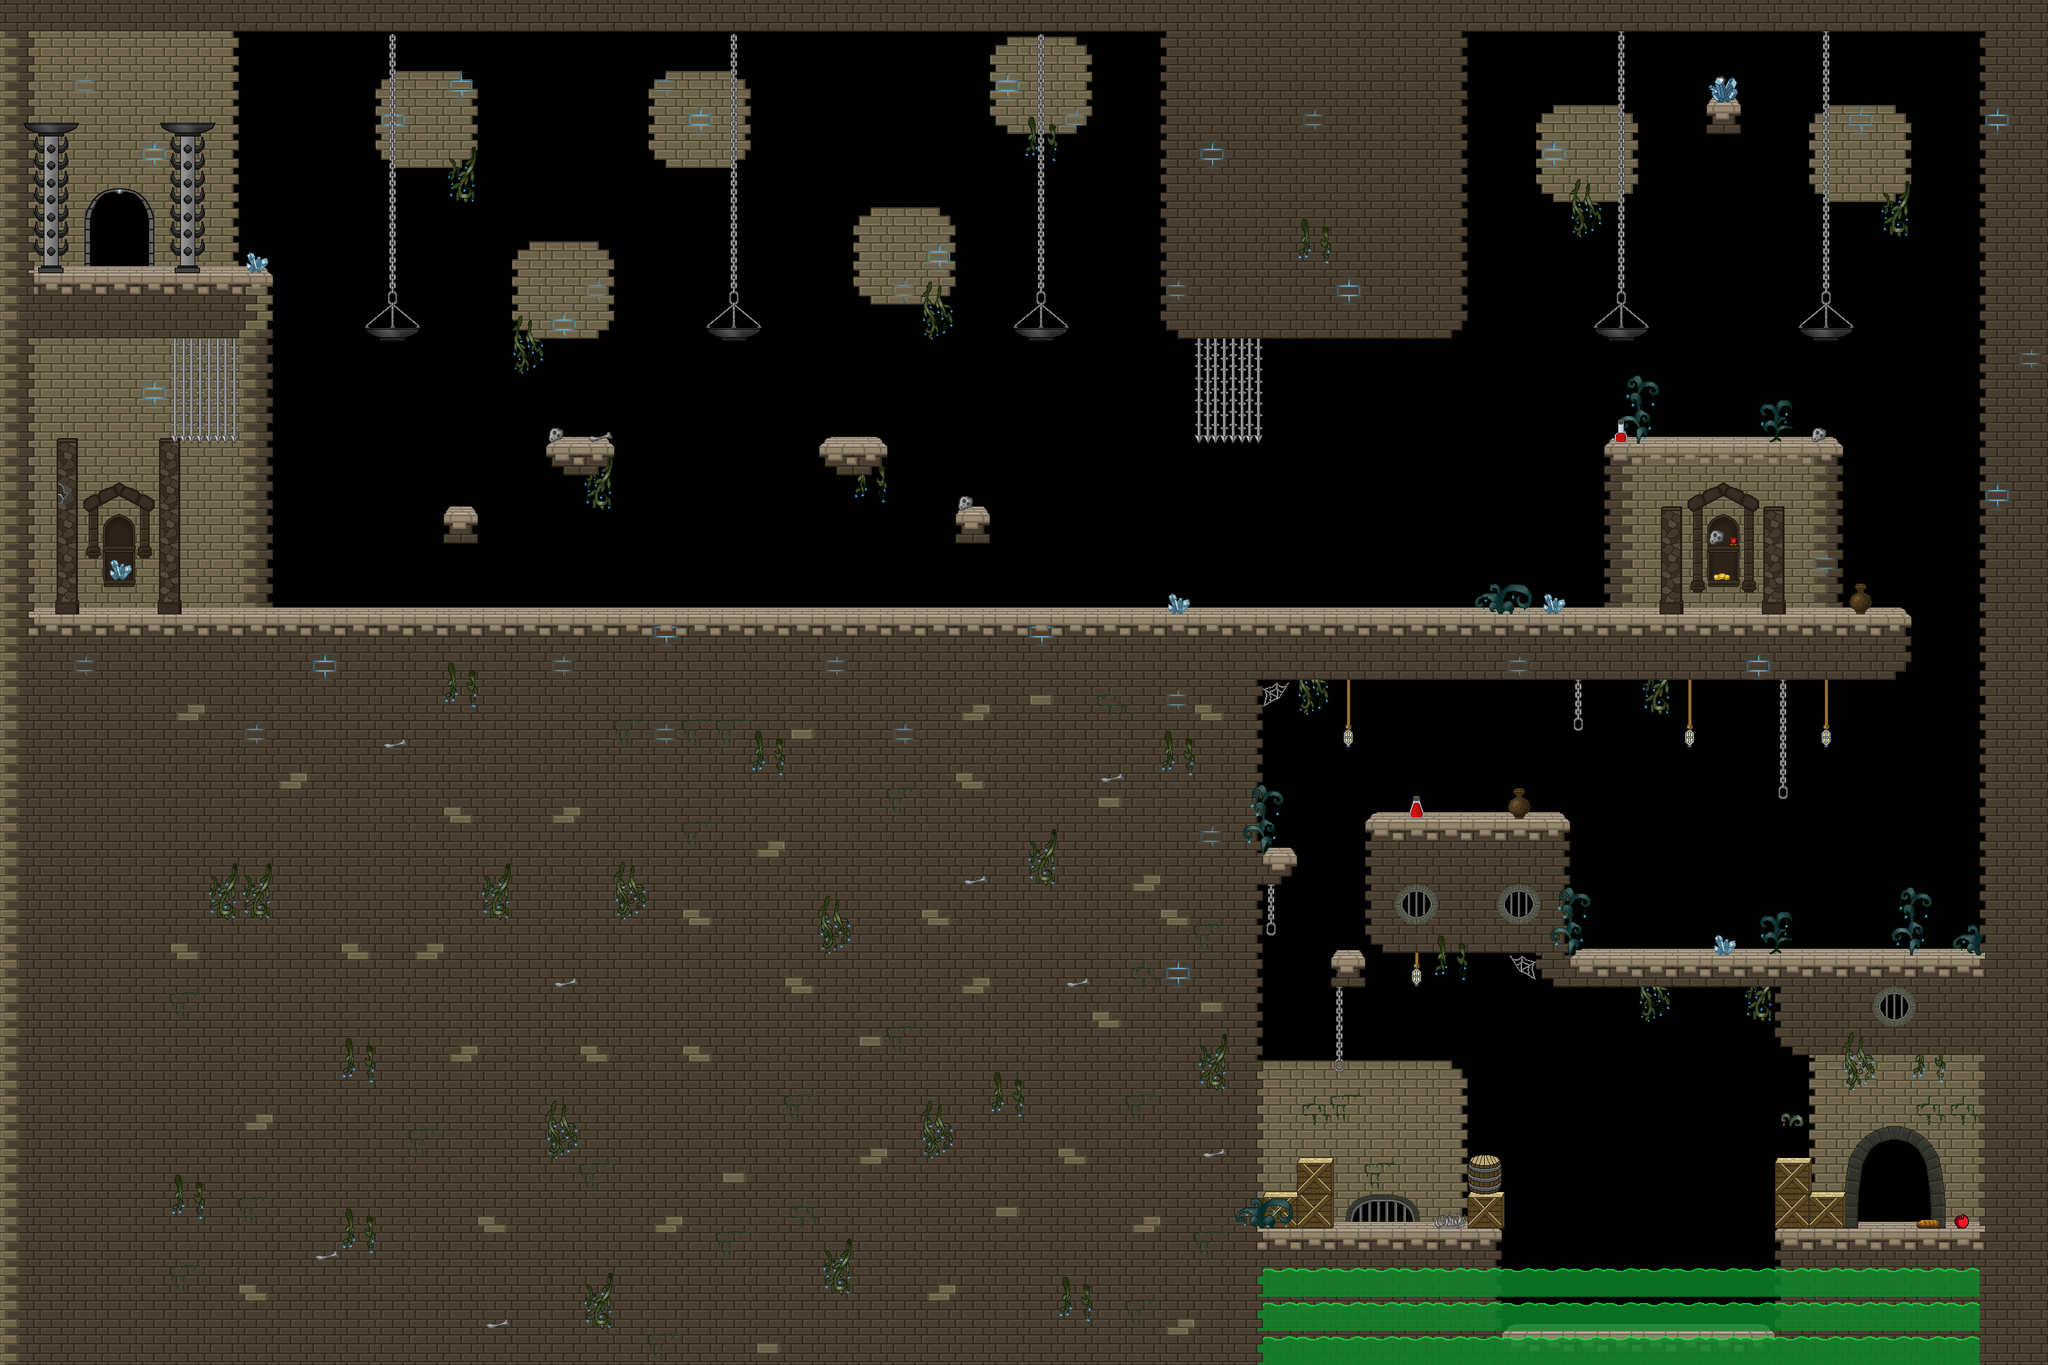

This is a level from a 2D game, rendered from its Tiled map with the project's own tilesets. A one-line summary and the map file follow, with tile-layer data summarised:
An orthogonal 60x40 tile map with 50x50 px tiles, 8 tile layers (BG 1, BG 2, BG 3, BG 4, ...), 1 hidden layer not drawn, 4 tilesets and 107 objects.

<map version="1.2" tiledversion="1.2.5" orientation="orthogonal" renderorder="right-down" width="60" height="40" tilewidth="50" tileheight="50" infinite="0" nextlayerid="15" nextobjectid="141">
 <properties>
  <property name="backgroundlayers" value="-1.0,res/level/crystalcrypt/layer_inf.png" />
  <property name="dimming" value="0.6" />
  <property name="musicpath" value="res/music/howlingcaverns.ogg" />
  <property name="tilesetpath" value="res/level/crystalcrypt/tileset_level_crystalcrypt.png" />
 </properties>
 <tileset firstgid="1" name="tileset_crystalcrypt" tilewidth="50" tileheight="50" spacing="2" margin="1" tilecount="529" columns="23">
  <image source="tileset_level_crystalcrypt.png" width="1200" height="1200" />
  <tile id="96">
   <properties>
    <property name="light" value="48,30,200,300,0.8" />
   </properties>
  </tile>
  <tile id="147">
   <properties>
    <property name="light" value="25,25,100,100,0.5" />
   </properties>
  </tile>
  <tile id="148">
   <properties>
    <property name="light" value="25,25,100,100,0.2" />
   </properties>
  </tile>
  <tile id="155">
   <properties>
    <property name="light" value="25,25,100,150,0.8" />
   </properties>
  </tile>
  <tile id="189">
   <properties>
    <property name="light" value="25,30,100,100,0.6" />
   </properties>
  </tile>
  <tile id="216">
   <properties>
    <property name="light" value="25,30,150,200,0.5" />
   </properties>
  </tile>
  <tile id="312">
   <properties>
    <property name="light" value="50,25,100,100,0.4" />
   </properties>
  </tile>
 </tileset>
 <tileset firstgid="530" name="tileset_level_dynamic_tiles" tilewidth="50" tileheight="50" spacing="2" margin="1" tilecount="560" columns="40">
  <image source="../../convenience/tilesets/tileset_level_dynamic_tiles.png" width="2080" height="728" />
  <tile id="3">
   <properties>
    <property name="light" value="25,30,50,70,1.0" />
   </properties>
  </tile>
 </tileset>
 <tileset firstgid="1090" name="tileset_enemies" tilewidth="50" tileheight="50" spacing="2" margin="1" tilecount="50" columns="5">
  <image source="../../convenience/tilesets/tileset_enemies.png" width="260" height="520" />
 </tileset>
 <tileset firstgid="1140" name="spritesheet_levelitems" tilewidth="50" tileheight="50" tilecount="576" columns="24">
  <image source="../../convenience/tilesets/spritesheet_levelitems.png" width="1200" height="1200" />
  <tile id="0">
   <properties>
    <property name="id" value="fo_caveberry" />
   </properties>
  </tile>
  <tile id="1">
   <properties>
    <property name="id" value="mi_goldengoblet" />
   </properties>
  </tile>
  <tile id="27">
   <properties>
    <property name="id" value="go_threecoins" />
   </properties>
  </tile>
  <tile id="49">
   <properties>
    <property name="id" value="fo_bread" />
   </properties>
  </tile>
  <tile id="50">
   <properties>
    <property name="id" value="fo_lesserhealingpotion" />
   </properties>
  </tile>
  <tile id="72">
   <properties>
    <property name="id" value="fo_apple" />
   </properties>
  </tile>
  <tile id="120">
   <properties>
    <property name="id" value="fo_mediumhealingpotion" />
   </properties>
  </tile>
  <tile id="150">
   <properties>
    <property name="id" value="mi_icecrystal" />
   </properties>
  </tile>
 </tileset>
 <layer id="1" name="BG 1" width="60" height="40">
  <data>[2400 cells, 1409 non-empty, 35 distinct tile ids]</data>
 </layer>
 <layer id="2" name="BG 2" width="60" height="40">
  <data>[2400 cells, 434 non-empty, 76 distinct tile ids]</data>
 </layer>
 <layer id="3" name="BG 3" width="60" height="40">
  <data>[2400 cells, 195 non-empty, 44 distinct tile ids]</data>
 </layer>
 <layer id="4" name="BG 4" width="60" height="40">
  <data>[2400 cells, 41 non-empty, 33 distinct tile ids]</data>
 </layer>
 <layer id="5" name="fluid" width="60" height="40">
  <data>[2400 cells, 66 non-empty, 1 distinct tile ids]</data>
 </layer>
 <layer id="6" name="LFG 1" width="60" height="40">
  <data>[2400 cells, 153 non-empty, 21 distinct tile ids]</data>
 </layer>
 <layer id="7" name="LFG 2" width="60" height="40">
  <data>[2400 cells, 152 non-empty, 16 distinct tile ids]</data>
 </layer>
 <layer id="8" name="item" width="60" height="40">
  <data>[2400 cells, 7 non-empty, 7 distinct tile ids]</data>
 </layer>
 <layer id="9" name="collidable" width="60" height="40" visible="0">
  <data>[2400 cells, 1247 non-empty, 1 distinct tile ids]</data>
 </layer>
 <objectgroup id="10" name="dynamic">
  <object id="42" gid="531" x="2350" y="1550" width="50" height="50" />
  <object id="43" gid="531" x="2350" y="1600" width="50" height="50" />
  <object id="44" gid="544" x="2350" y="1650" width="50" height="50" />
  <object id="45" gid="674" x="2350" y="1800" width="50" height="50" />
  <object id="46" gid="674" x="2700" y="1300" width="50" height="50" />
  <object id="47" gid="553" x="1850" y="1750" width="50" height="50" />
  <object id="48" gid="538" x="1900" y="1700" width="50" height="50" />
  <object id="51" gid="538" x="2500" y="650" width="50" height="50" />
  <object id="52" gid="531" x="2050" y="550" width="50" height="50" />
  <object id="53" gid="531" x="2050" y="600" width="50" height="50" />
  <object id="54" gid="531" x="2050" y="650" width="50" height="50" />
  <object id="55" gid="531" x="2050" y="700" width="50" height="50" />
  <object id="56" gid="531" x="2050" y="750" width="50" height="50" />
  <object id="57" gid="531" x="2050" y="800" width="50" height="50" />
  <object id="58" gid="531" x="2050" y="850" width="50" height="50" />
  <object id="59" gid="531" x="2050" y="900" width="50" height="50" />
  <object id="60" gid="531" x="2100" y="900" width="50" height="50" />
  <object id="61" gid="531" x="2100" y="850" width="50" height="50" />
  <object id="62" gid="531" x="2100" y="800" width="50" height="50" />
  <object id="63" gid="531" x="2100" y="750" width="50" height="50" />
  <object id="64" gid="531" x="2100" y="700" width="50" height="50" />
  <object id="65" gid="531" x="2100" y="650" width="50" height="50" />
  <object id="66" gid="531" x="2100" y="600" width="50" height="50" />
  <object id="67" gid="531" x="2100" y="550" width="50" height="50" />
  <object id="68" gid="531" x="2300" y="500" width="50" height="50" />
  <object id="69" gid="531" x="2300" y="800" width="50" height="50" />
  <object id="70" gid="531" x="2550" y="500" width="50" height="50" />
  <object id="71" gid="531" x="2700" y="800" width="50" height="50" />
  <object id="72" gid="531" x="2800" y="550" width="50" height="50" />
  <object id="73" gid="531" x="2800" y="500" width="50" height="50" />
  <object id="74" gid="531" x="2200" y="350" width="50" height="50" />
  </objectgroup>
 <objectgroup id="11" name="lever 1">
  <!-- 3 objects omitted --></objectgroup>
 <objectgroup id="12" name="enemy">
  <!-- 3 objects omitted --></objectgroup>
 <objectgroup id="13" name="light">
  <!-- 2 objects omitted --></objectgroup>
 <objectgroup id="14" name="trigger" visible="0">
  <!-- 4 objects omitted --></objectgroup>
</map>
<!-- 76 of 107 objects omitted -->
